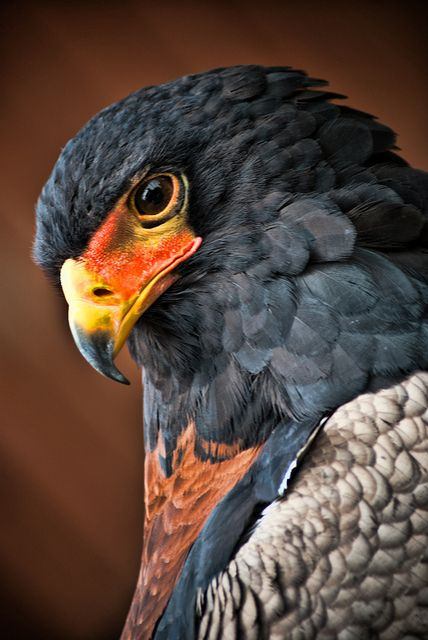
#> input picture images/bird2.jpg, 428 x 640 px
$ jupyter execute --allow-errors MECE541_LAB6.ipynb
#> lines starting #> are read from the running program, lines starting #| are printed output that depends on the picture; after the words box and inside, x2 and y2 are one past the last pixel; in counts of white or black regions, pixels touching at a corner belong together
[cell 1]
import cv2
import numpy as np
from matplotlib import pyplot as plt

img= cv2.imread("images/bird2.jpg", 0)
#> img: shape (640, 428); min 0, max 255, mean 73.5
ret, thresh1 = cv2.threshold(img,127,255,cv2.THRESH_BINARY)
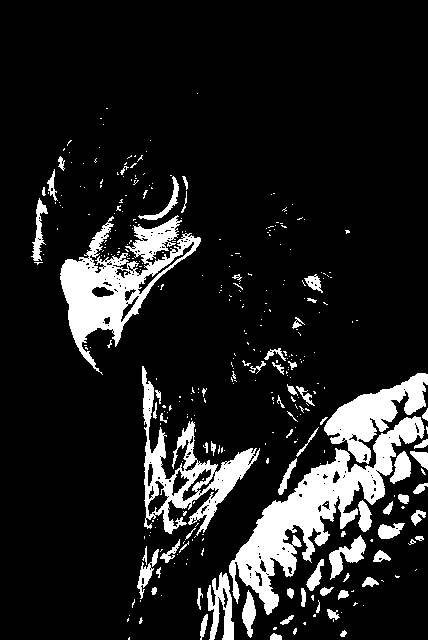
#> thresh1: shape (640, 428); 12.7% white; 346 white regions (273 under 20 px), largest, box (x1, y1, x2, y2) and area: (229, 416, 425, 615) 9714, (60, 215, 201, 375) 7344, (142, 366, 260, 536) 4935
ret, thresh2 = cv2.threshold(img,127,255,cv2.THRESH_BINARY_INV)
ret, thresh3 = cv2.threshold(img,127,255,cv2.THRESH_TRUNC)
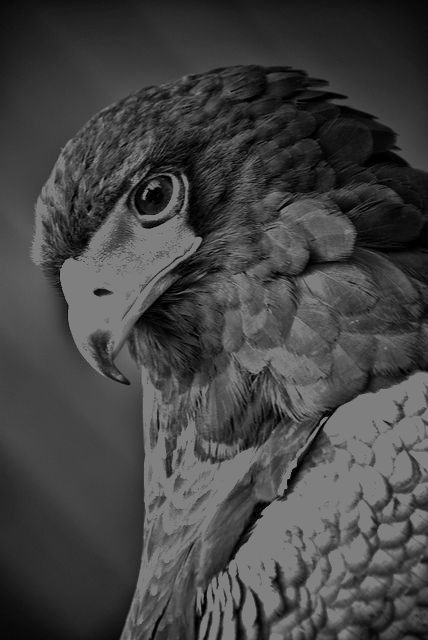
#> thresh3: shape (640, 428); min 0, max 127, mean 68
ret, thresh4 = cv2.threshold(img,127,255,cv2.THRESH_TOZERO)
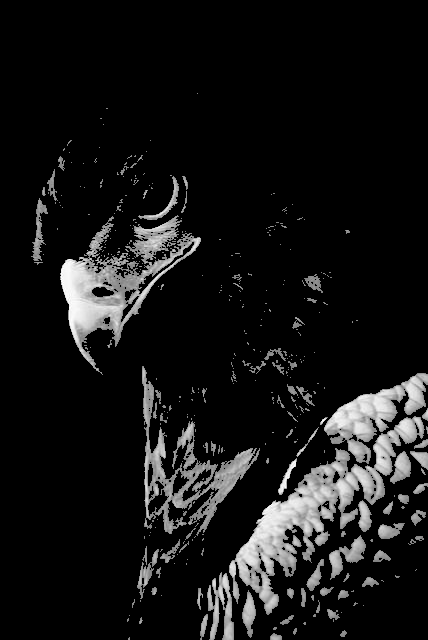
#> thresh4: shape (640, 428); min 0, max 255, mean 21.7
ret, thresh5 = cv2.threshold(img,127,255,cv2.THRESH_TOZERO_INV)
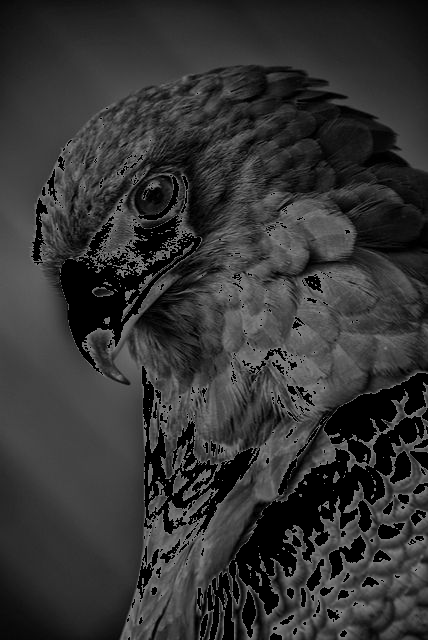
#> thresh5: shape (640, 428); min 0, max 127, mean 51.9

titles=['Original', 'Binary', 'Binary_inv', 'Trunc','Tozero', 'Tozero_inv']
images= [img, thresh1, thresh2, thresh3, thresh4, thresh5 ]

for i in range(6):
  plt.subplot(2,3,i+1), plt.imshow(images[i], 'gray')
  plt.title(titles[i])
  plt.xticks([]), plt.yticks([])

plt.show()

[cell 2]
org_img = cv2.imread('images/sudo.jpg',0)
#> (the rest of this cell did not finish here and is left out)

[cell 3]
ret1, thr1 = cv2.threshold(img,127,255,cv2.THRESH_BINARY)
ret2, thr2 = cv2.threshold(img,127,255,cv2.THRESH_BINARY + cv2.THRESH_OTSU)
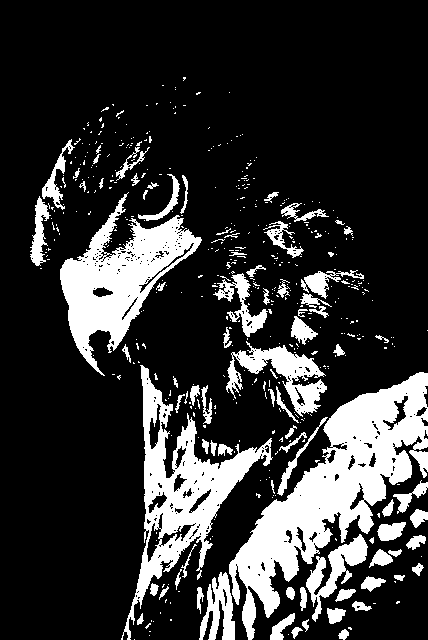
#> thr2: shape (640, 428); 20% white; 482 white regions (399 under 20 px), largest, box (x1, y1, x2, y2) and area: (229, 372, 428, 640) 17489, (121, 365, 273, 640) 9647, (60, 192, 202, 376) 9503
#> ret2 = 102

blur = cv2.GaussianBlur(img,(5,5),0)
ret3, thr3 = cv2.threshold(blur,127,255,cv2.THRESH_BINARY + cv2.THRESH_OTSU)
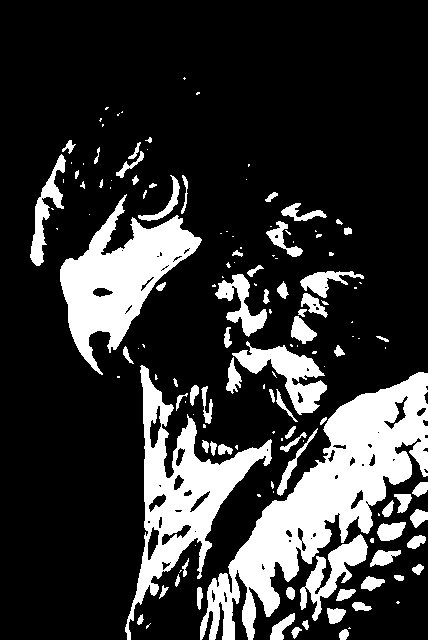
#> thr3: shape (640, 428); 20.5% white; 145 white regions (71 under 20 px), largest, box (x1, y1, x2, y2) and area: (200, 372, 428, 640) 19471, (125, 365, 272, 640) 10298, (60, 194, 202, 375) 10010
#> ret3 = 100
images = [img,0,thr1,img,0,thr2,blur,0,thr3]

titles = ['original noisy image','histogram','global thresh(v=127)','original noisy image','histogram','otsu`s thresh','gaussian filtered image','histogram','otsu`s thresh']

for i in range(3):
  plt.subplot(3,3,i*3+1),plt.imshow(images[i*3],'gray')
  plt.title(titles[i*3]),plt.xticks([]),plt.yticks([])

  plt.subplot(3,3,i*3+2),plt.hist(images[i*3].ravel(),256)
  plt.title(titles[i*3+1]),plt.xticks([]),plt.yticks([])

  plt.subplot(3,3,i*3+3),plt.imshow(images[i*3+2],'gray')
  plt.title(titles[i*3+2]),plt.xticks([]),plt.yticks([])

plt.show()
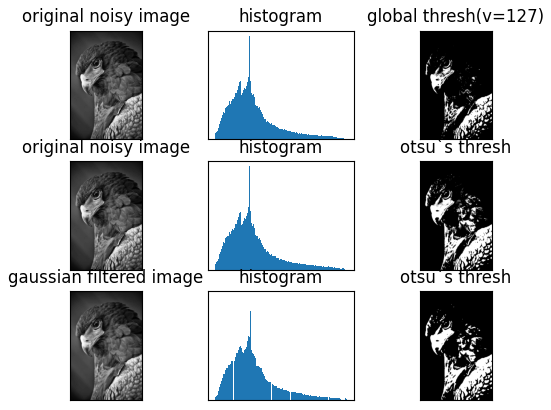
#> figure drawn by matplotlib, 9 panels

[cell 4]
img = cv2.imread('images/jet.png',0)
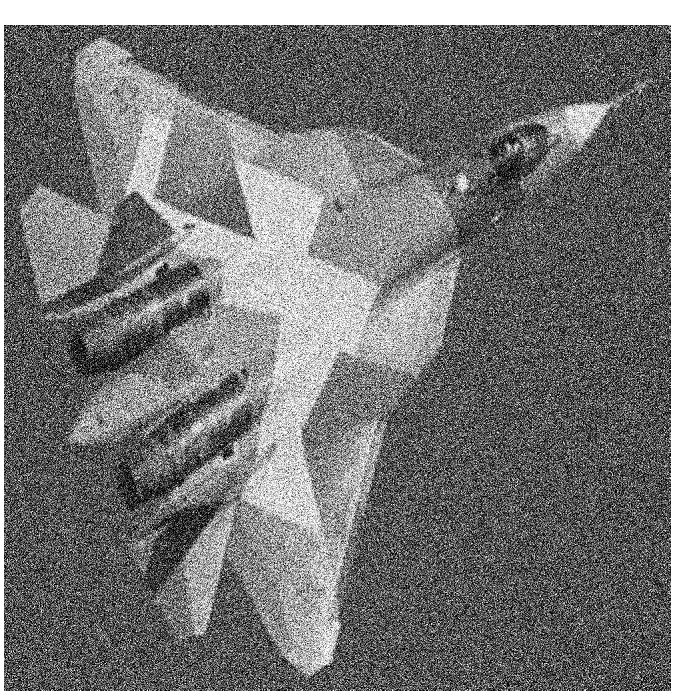
#> input picture images/jet.png, 675 x 698 px
#> img is the input picture: shape (698, 675); min 0, max 255, mean 116.7
blur = cv2.GaussianBlur(img,(5,5),0)
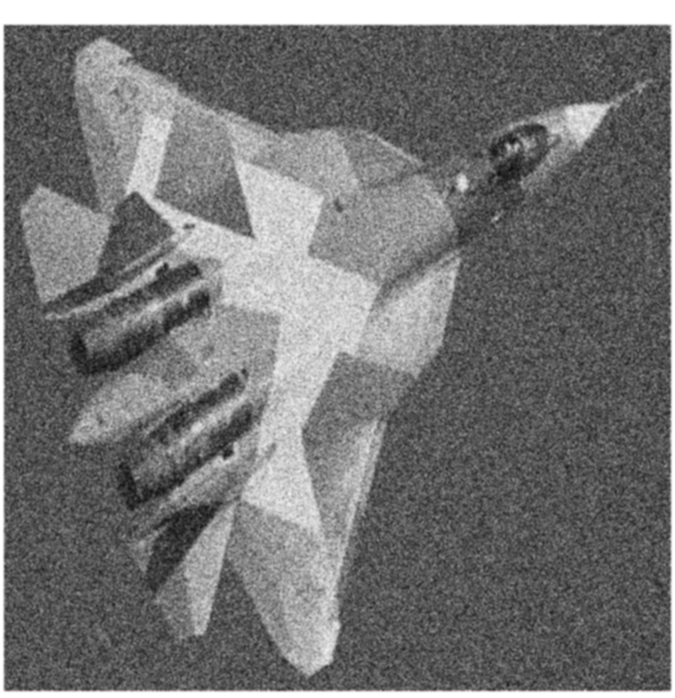
#> blur: shape (698, 675); min 13, max 255, mean 116.8
hist = cv2.calcHist([blur],[0],None,[256],[0,256])
#> hist = 256 values, max 21581 at index 255, min 0 at index 0, mean 1840.4
hist_norm = hist.ravel()/hist.max()
#> hist_norm = 256 values, max 1 at index 255, min 0 at index 0, mean 0.0853
Q = hist_norm.cumsum()
#> Q = 256 values from 0 to 21.83
bins = np.arange(256)
fn_min = np.inf
thresh = -1
for i in range(1,256):
  p1,p2 = np.hsplit(hist_norm,[i]) # probabilities
  q1,q2 = Q[i],Q[255]-Q[i] # cum sum of classes
  b1,b2 = np.hsplit(bins,[i]) # weights
# finding means and variances
  m1,m2 = np.sum(p1*b1)/q1, np.sum(p2*b2)/q2
  v1,v2 = np.sum(((b1-m1)**2)*p1)/q1,np.sum(((b2-m2)**2)*p2)/q2
  # calculates the minimization function
  fn = v1*q1 + v2*q2
  if fn < fn_min:
    fn_min = fn
    thresh = i
#> this loop made 255 passes
#> (p1, q1, q2, m1, m2, v1, v2, fn) on pass 13: ([0, 0, 0, 0, 0, 0, 0, 0, 0, 0, 0, 0, 0], 4.63e-05, 21.83, 0, 116.8, 0, 2718.2, 59343.4)
#> (q1, q2, m1, m2, v1, v2, fn, fn_min) on passes 16 to 21: (0.000232, 21.83, 5.6, 116.8, 28.62, 2718.2, 59342.4, 59342.4), (0.000324, 21.83, 10.86, 116.8, 14.44, 2718.2, 59341, 59341), (0.000463, 21.83, 11, 116.8, 16.7, 2718.1, 59340.1, 59340.1), (0.000788, 21.83, 9.65, 116.8, 28.14, 2718.1, 59338.7, 59338.7), (0.00088, 21.83, 15.63, 116.8, 5.67, 2718, 59335.6, 59335.6), (0.00116, 21.83, 13.48, 116.8, 16.24, 2718, 59334.8, 59334.8)
# find otsu's threshold value with OpenCV function
ret, otsu = cv2.threshold(blur,0,255,cv2.THRESH_BINARY+cv2.THRESH_OTSU)
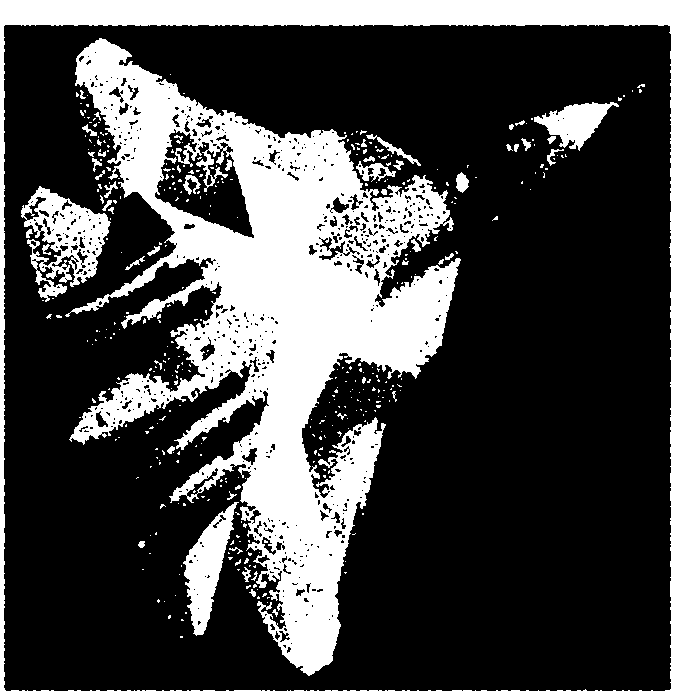
#> otsu: shape (698, 675); 27.6% white; 396 white regions (344 under 20 px), largest, box (x1, y1, x2, y2) and area: (65, 38, 461, 676) 88009, (0, 0, 675, 698) 28065, (21, 186, 111, 302) 4599
print (thresh,ret)
#| 140 139.0
